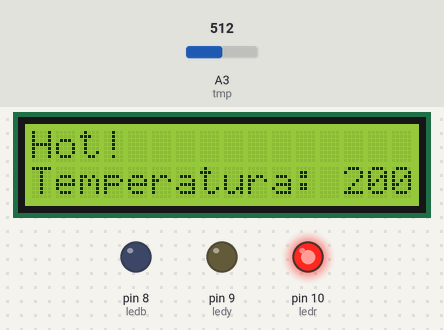
A sketch run on a simulated Arduino Uno, built with avr-gcc and run on an emulated ATmega328P. Shown: 16×2 character LCD, output pins drawn as LEDs (lit = HIGH). The inputs (shaded band) are chosen by the test bench; at power-on: A3 (tmp) = 512.

Above: at 2.2 s.
2.3 s: A3 (tmp) set to 172
At 3.4 s:
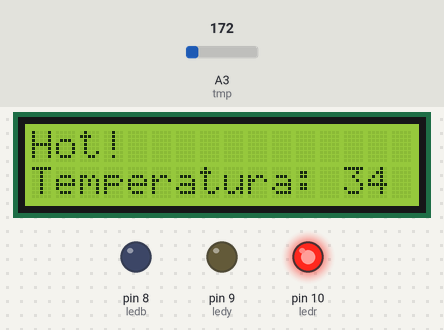
5.3 s: A3 (tmp) set to 155
At 6.1 s:
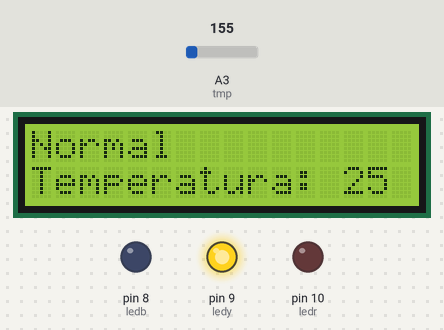
7.0 s: A3 (tmp) set to 130
At 8.2 s:
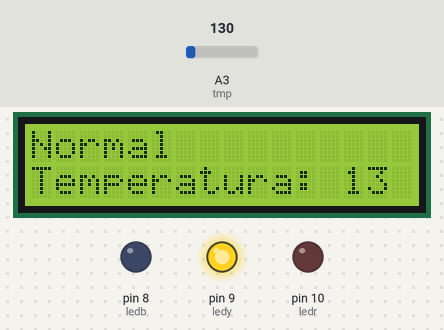
10.0 s: A3 (tmp) set to 111
At 11.6 s:
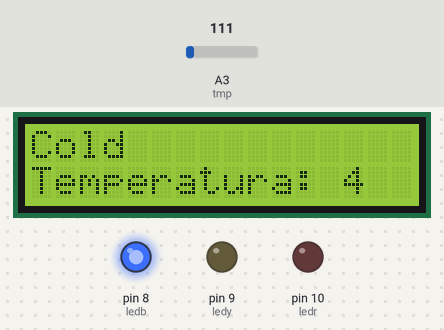
Timing chart, 0 to 12.7 s (numbered marks = the images above; inputs shaded):
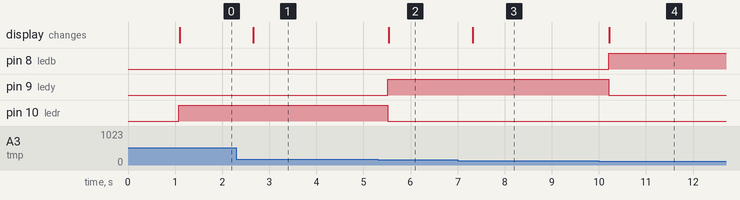

Measured:
- the behaviour switches between 164 and 163 on A3 (tmp) (found by bisection; images 1 and 2)
- the behaviour switches between 125 and 124 on A3 (tmp) (found by bisection; images 3 and 4)
- after the input at 2.3 s, the display: changes after 0.36 s (image 1)
- after the input at 5.3 s, pin 9 (ledy): LOW → HIGH after 0.22 s; pin 10 (ledr): HIGH → LOW after 0.22 s; the display: changes after 0.24 s (image 2)
- after the input at 7.0 s, the display: changes after 0.32 s (image 3)
- after the input at 10.0 s, pin 8 (ledb): LOW → HIGH after 0.21 s; pin 9 (ledy): HIGH → LOW after 0.21 s; the display: changes after 0.22 s (image 4)

The sketch:

Prog08.ino
```cpp
#define tmp A3
#define ledb 8
#define ledy 9
#define ledr 10


#include <Adafruit_LiquidCrystal.h>

Adafruit_LiquidCrystal lcd_1(0);

float leitura;
float tensao;
int temp;

void setup()
{
  pinMode(tmp, INPUT);
  pinMode(ledb, OUTPUT);
  pinMode(ledy, OUTPUT);
  pinMode(ledr, OUTPUT);
  Serial.begin(9600);
  lcd_1.begin(16, 2);

  lcd_1.print("Starting...");
  readtmp();
  lcd_1.setCursor(0, 1);
  lcd_1.clear();
  delay(1000);

}

void loop(){
  while(temp >= 30){
    lcd_1.clear();
    digitalWrite(ledr, HIGH);
    digitalWrite(ledy, LOW);
    digitalWrite(ledb, LOW);
    lcd_1.print("Hot!");
    lcd_1.setCursor(0, 1);
    lcd_1.print("Temperatura: ");
    lcd_1.print(temp);
    readtmp();
    delay(200);
  }
  while(temp < 30 && temp > 10){
    lcd_1.clear();
    digitalWrite(ledr, LOW);
    digitalWrite(ledy, HIGH);
    digitalWrite(ledb, LOW);
    lcd_1.print("Normal");
    lcd_1.setCursor(0, 1);
    lcd_1.print("Temperatura: ");
    lcd_1.print(temp);
    readtmp();
    delay(200);
  }
  while(temp <= 10){
    lcd_1.clear();
    digitalWrite(ledr, LOW);
    digitalWrite(ledy, LOW);
    digitalWrite(ledb, HIGH);
    lcd_1.print("Cold");
    lcd_1.setCursor(0, 1);
    lcd_1.print("Temperatura: ");
    lcd_1.print(temp);
    readtmp();
    delay(200);
  }


}
void readtmp(){
  leitura = analogRead(tmp);
  tensao = 5 * leitura / 1023;
  temp = (tensao - 0.5) * 100;

}
```
